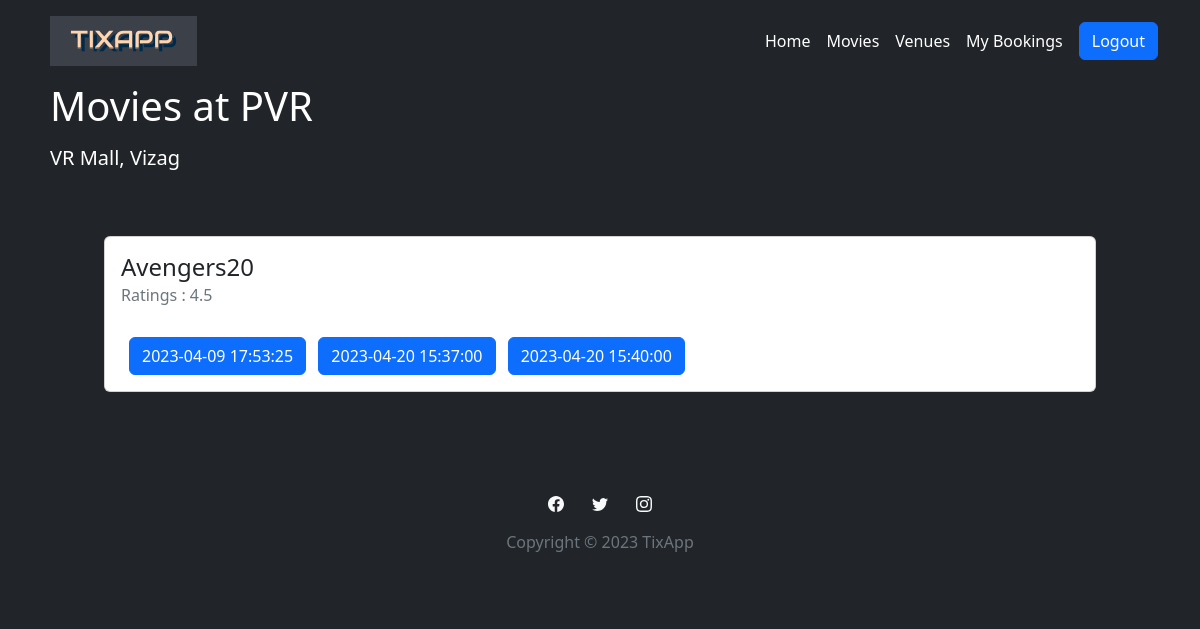
The app's page /venues/1 (signed in) with its own data.
### website/models.py (models this page shows)
class Venue(db.Model):
    id = db.Column(db.Integer, primary_key=True)
    name = db.Column(db.String(150))
    address = db.Column(db.String(150))
    city = db.Column(db.String(150))
    capacity = db.Column(db.Integer)
    show = db.relationship('Show', backref='venue')
    ticket = db.relationship('Ticket', backref='venue')

class Show(db.Model):
    id = db.Column(db.Integer, primary_key=True)
    movie_id = db.Column(db.Integer, db.ForeignKey('movie.id'), nullable=False)
    venue_id = db.Column(db.Integer, db.ForeignKey('venue.id'), nullable=False)
    time = db.Column(db.DateTime(timezone=True), default=func.now())
    ticket = db.relationship('Ticket', backref='show')

class Movie(db.Model):
    id = db.Column(db.Integer, primary_key=True)
    name = db.Column(db.String(150))
    rating = db.Column(db.Float)
    tags = db.relationship('Tag', secondary='mtag', backref='movies')
    show = db.relationship('Show', backref='movie')
    description = db.Column(db.String(10000), default = "No description available")
    poster = db.Column(db.String(10000), default="/static/assets/img/poster.jpg")

### website/views.py (the view, shortened to what this page needs)
@views.route('/venues/<int:venue_id>', methods=['GET', 'POST'])
@login_required
def venue(venue_id):
    venue = Venue.query.filter_by(id=venue_id).first()
    shows = Show.query.filter_by(venue_id=venue_id).order_by(Show.movie_id).all()
    movie = Show.query.filter_by(venue_id=venue_id).group_by(Show.movie_id).all()
    return render_template("show.html", user=current_user, venue=venue, shows=shows, movie=movie)

### website/templates/show.html (shortened to what this page needs)
{% extends "base.html" %} {% block title %}Venues{% endblock %} {% block content
    %}
<h1 class="ps-2 pb-2">Movies at {{venue.name}} </h1>
<h5 class="ps-2 pb-2">{{venue.address}}, {{venue.city}}</h5>
<div class="container">
    <section style="padding-right: 50px;padding-left: 50px;padding-top: 50px;padding-bottom: 50px;">
    {%for show in movie %}
    {% set mov = show.movie_id%}
        <div class="card">
            <div class="card-body">
                <h4 class="card-title text-dark">{{show.movie.name}}</h4>
                <h6 class="text-muted card-subtitle mb-2">Ratings : {{show.movie.rating}}</h6>
                <br>
                {%for sho in shows %}
                {% if sho.movie_id == mov %}
                <a class="btn btn-primary ms-md-2" role="button" href="/book/{{sho.id}}" data-bs-toggle="modal" data-bs-target="#bookingModal{{ sho.id }}">{{sho.time}}</a>
                {% endif %}
                {% endfor %}
            </div>
        </div>
    {% endfor %}
</section>
</div>
    {% endblock %}

### records on screen
Venue: name "PVR", address "VR Mall", city "Vizag"
Show: movie.name "Avengers20", movie.rating "4.5", time "2023-04-09 17:53:25"
Show: time "2023-04-20 15:37:00"
Show: time "2023-04-20 15:40:00"
